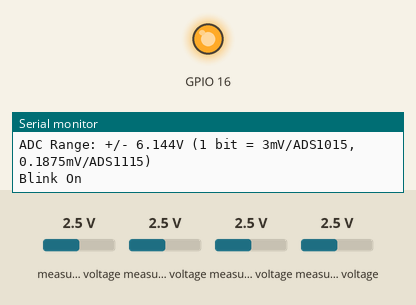
Recording of a sketch running on a simulated ESP8266 (NodeMCU). On the bench: output pins drawn as LEDs (lit = HIGH), the last lines printed to the serial monitor. The test bench sets the inputs (shaded band); at power-on: measured voltage 2.5 V.

Above: at 1.0 s.
At 3.5 s:
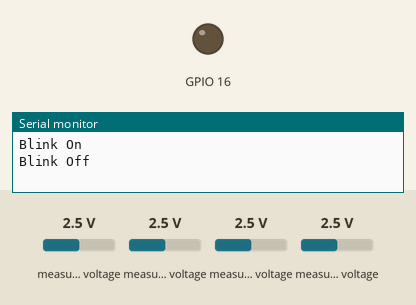
Timing chart, 0 to 6.5 s (numbered marks = the images above):
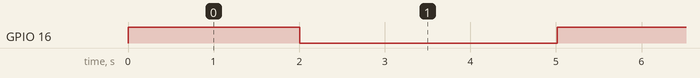

Measured:
- by itself, GPIO 16: alternates HIGH for 2.0 s and LOW for 3.0 s

The sketch:

ESP8266_Standalone.ino
```cpp
/*************************************************************

  This is a simple demo of sending and receiving some data.
  Be sure to check out other examples!
 *************************************************************/

#include <Adafruit_ADS1X15.h>

//Adafruit_ADS1115 ads;  /* Use this for the 16-bit version */
Adafruit_ADS1015 ads;     /* Use this for the 12-bit version */

/* Fill-in information from Blynk Device Info here */
#define BLYNK_TEMPLATE_ID           "TMPLe4TxnxiP"
#define BLYNK_TEMPLATE_NAME         "Quickstart Device"
#define BLYNK_AUTH_TOKEN            "DMGdfGQBiN0kh9OiPHdMC8LrI--MD3Ks"

/* Comment this out to disable prints and save space */
#define BLYNK_PRINT Serial

// constants won't change. Used here to set a pin number:
const int ledPin =  LED_BUILTIN;// the number of the LED pin

// Variables will change:
int ledState = LOW;             // ledState used to set the LED

// Generally, you should use "unsigned long" for variables that hold time
// The value will quickly become too large for an int to store
unsigned long previousMillis = 0;        // will store last time LED was updated

// constants won't change:
const long interval = 1000;           // interval at which to blink (milliseconds)


#include <ESP8266WiFi.h>
#include <BlynkSimpleEsp8266.h>

// Your WiFi credentials.
// Set password to "" for open networks.
char ssid[] = "Skylark";
char pass[] = "HOSO2765637";

BlynkTimer timer;

// This function is called every time the Virtual Pin 0 state changes
BLYNK_WRITE(V0)
{
  // Set incoming value from pin V0 to a variable
  int value = param.asInt();

  // Update state
  Blynk.virtualWrite(V1, value);
}

// This function is called every time the device is connected to the Blynk.Cloud
BLYNK_CONNECTED()
{
  // Change Web Link Button message to "Congratulations!"
  Blynk.setProperty(V3, "offImageUrl", "https://static-image.nyc3.cdn.digitaloceanspaces.com/general/fte/congratulations.png");
  Blynk.setProperty(V3, "onImageUrl",  "https://static-image.nyc3.cdn.digitaloceanspaces.com/general/fte/congratulations_pressed.png");
  Blynk.setProperty(V3, "url", "https://docs.blynk.io/en/getting-started/what-do-i-need-to-blynk/how-quickstart-device-was-made");
}

// This function sends Arduino's uptime every second to Virtual Pin 2.
void myTimerEvent()
{
  // You can send any value at any time.
  // Please don't send more that 10 values per second.
  Blynk.virtualWrite(V2, millis() / 1000);
}

void setup()
{
  // Debug console
  Serial.begin(115200);
    pinMode(16, OUTPUT);

  //Blynk.begin(BLYNK_AUTH_TOKEN, ssid, pass);
  // You can also specify server:
  //Blynk.begin(BLYNK_AUTH_TOKEN, ssid, pass, "blynk.cloud", 80);
  //Blynk.begin(BLYNK_AUTH_TOKEN, ssid, pass, IPAddress(192,168,1,100), 8080);

  // Setup a function to be called every second
  //timer.setInterval(1000L, myTimerEvent);

  Serial.println("Hello!");

  Serial.println("Getting single-ended readings from AIN0..3");
  Serial.println("ADC Range: +/- 6.144V (1 bit = 3mV/ADS1015, 0.1875mV/ADS1115)");

  // The ADC input range (or gain) can be changed via the following
  // functions, but be careful never to exceed VDD +0.3V max, or to
  // exceed the upper and lower limits if you adjust the input range!
  // Setting these values incorrectly may destroy your ADC!
  //                                                                ADS1015  ADS1115
  //                                                                -------  -------
  // ads.setGain(GAIN_TWOTHIRDS);  // 2/3x gain +/- 6.144V  1 bit = 3mV      0.1875mV (default)
  // ads.setGain(GAIN_ONE);        // 1x gain   +/- 4.096V  1 bit = 2mV      0.125mV
   ads.setGain(GAIN_TWO);        // 2x gain   +/- 2.048V  1 bit = 1mV      0.0625mV
  // ads.setGain(GAIN_FOUR);       // 4x gain   +/- 1.024V  1 bit = 0.5mV    0.03125mV
  // ads.setGain(GAIN_EIGHT);      // 8x gain   +/- 0.512V  1 bit = 0.25mV   0.015625mV
  // ads.setGain(GAIN_SIXTEEN);    // 16x gain  +/- 0.256V  1 bit = 0.125mV  0.0078125mV

  if (!ads.begin()) {
    Serial.println("Failed to initialize ADS.");
    while (1);
  }
    //pinMode(ledPin, OUTPUT);


}


void loop() {
  //We use D1 as a constant instead of 1 since the port mapping is different to the Arduino.
  digitalWrite(16, HIGH);
  Serial.println("Blink On");
  delay(2000);
  digitalWrite(16, LOW);
  Serial.println("Blink Off");
  delay(2000);

    unsigned long currentMillis = millis();
     if (currentMillis - previousMillis >= interval) {
    // save the last time you blinked the LED
    previousMillis = currentMillis;

    // if the LED is off turn it on and vice-versa:
    if (ledState == LOW) {
      ledState = HIGH;
    } else {
      ledState = LOW;
    }

    // set the LED with the ledState of the variable:
    digitalWrite(ledPin, ledState);
  }

  //Blynk.run();
  //timer.run();
  // You can inject your own code or combine it with other sketches.
  // Check other examples on how to communicate with Blynk. Remember
  // to avoid delay() function!

  int16_t adc0, adc1, adc2, adc3;
  float volts0, volts1, volts2, volts3;

  adc0 = ads.readADC_SingleEnded(0);
  adc1 = ads.readADC_SingleEnded(1);
  adc2 = ads.readADC_SingleEnded(2);
  adc3 = ads.readADC_SingleEnded(3);

  volts0 = ads.computeVolts(adc0);
  volts1 = ads.computeVolts(adc1);
  volts2 = ads.computeVolts(adc2);
  volts3 = ads.computeVolts(adc3);

  Serial.println("-----------------------------------------------------------");
  Serial.print("AIN0: "); Serial.print(adc0); Serial.print("  "); Serial.print(volts0); Serial.println("V");
  Serial.print("AIN1: "); Serial.print(adc1); Serial.print("  "); Serial.print(volts1); Serial.println("V");
  Serial.print("AIN2: "); Serial.print(adc2); Serial.print("  "); Serial.print(volts2); Serial.println("V");
  Serial.print("AIN3: "); Serial.print(adc3); Serial.print("  "); Serial.print(volts3); Serial.println("V");

  delay(1000);
}
```
